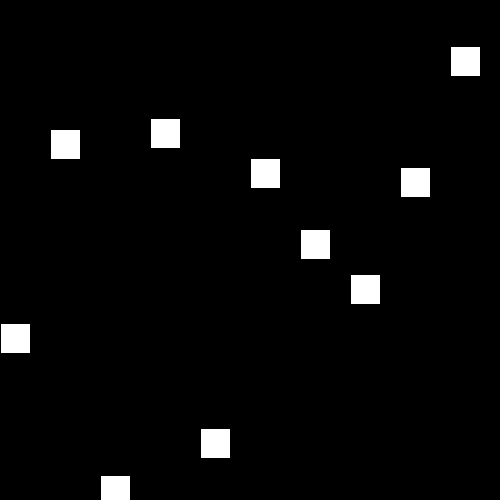
Frame 1 (no input)
Frame 60 (the mouse pressed at the canvas centre just before this capture): identical to frame 1, image omitted
Frame 120 (the mouse held since frame 60 and released just before this capture): identical to frame 1, image omitted

The Processing sketch that drew this single still picture (run headless with seeded random() and noise(); from frame 60 on, the mouse is pressed at the canvas centre):

// Processing sketch: ICM_Help_Week3_ToggleRandomWithLines_pde
// ── ICM_Help_Week3_ToggleRandomWithLines_pde.pde
/* lia martinez 2012
   drawing a line between boxes using a counter
*/



Car [] cars = new Car[10]; 
int [] savedPointsX = new int [10]; 
int [] savedPointsY = new int [10]; 
int counter = -1; 

int savedNum; 
int newNum; 

void setup () {
  size (500, 500);
  for (int i = 0; i < cars.length; i++) {
    cars[i] = new Car();
  }
}


void draw () {

  background (0); 

  for (int i = 0; i < cars.length; i++) {

    
    if (cars[i].isItOn(mouseX, mouseY)) {
      fill (255, 0, 0);
      newNum = i; 
      if (savedNum != newNum) { // only increment the counter if this is a NEW car
        if (counter > 8) { //if its 9, loop back to 0
          counter = 0;          
          for (int j = 0; j < counter; j++) {
            savedPointsX[j] = 0; 
            savedPointsX[j] = 0;
          }
        } 
        else {
          counter++; //otherwise, keep going up 
        }
        savedNum = newNum; //reset the saved num
        savedPointsX[counter] = cars[i].locX;  //in the savedPoints array at the number Counter, save the location of the active car
        savedPointsY[counter] = cars[i].locY;
      }
    } 
    else {
      fill (255);
    }
    cars[i].drawCar (i*50, 30, 30);
  }

//draw the lines using the savedPoints array!
  for (int i = 0; i < counter; i++) { 
    stroke (255); 
    line (savedPointsX[i], savedPointsY[i], savedPointsX[i+1], savedPointsY[i+1]);
  }
}


//--------------------------------------------------------------

class Car {
  int locX, locY, sizeX, sizeY; 

  Car() {
    locY = int(random (height));
  }

  void drawCar (int locX_, int sizeX_, int sizeY_) {  
    locX = locX_;     
    sizeX = sizeX_; 
    sizeY = sizeY_;

    rect (locX, locY, sizeX, sizeY);
  }

  boolean isItOn (int mouseX_, int mouseY_) {

    int mouseLocX = mouseX_; 
    int mouseLocY = mouseY_;     

    if (mouseLocX > locX && mouseLocX < locX + sizeX && mouseLocY > locY && mouseLocY < locY + sizeY) {
      return true;
    } 
    else {
      return false;
    }
  }
}
